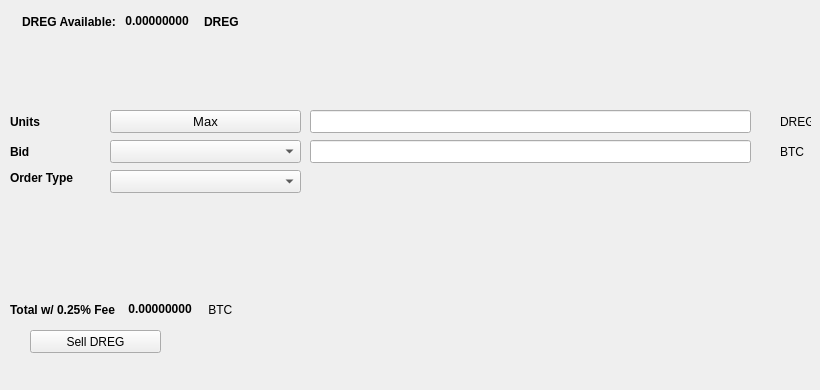
   <widget class="QWidget" name="SellTab">
    <attribute name="title">
     <string>Sell</string>
    </attribute>
    <widget class="QLabel" name="label_16">
     <property name="geometry">
      <rect>
       <x>780</x>
       <y>140</y>
       <width>31</width>
       <height>23</height>
      </rect>
     </property>
     <property name="text">
      <string>BTC</string>
     </property>
    </widget>
    <widget class="QComboBox" name="SellBidcomboBox">
     <property name="geometry">
      <rect>
       <x>110</x>
       <y>140</y>
       <width>191</width>
       <height>23</height>
      </rect>
     </property>
     <property name="font">
      <font>
       <pointsize>10</pointsize>
      </font>
     </property>
    </widget>
    <widget class="QLabel" name="label_18">
     <property name="geometry">
      <rect>
       <x>10</x>
       <y>110</y>
       <width>46</width>
       <height>23</height>
      </rect>
     </property>
     <property name="font">
      <font>
       <weight>75</weight>
       <bold>true</bold>
      </font>
     </property>
     <property name="text">
      <string>Units</string>
     </property>
    </widget>
    <widget class="QPushButton" name="Sell_Max_Amount">
     <property name="geometry">
      <rect>
       <x>110</x>
       <y>110</y>
       <width>191</width>
       <height>23</height>
      </rect>
     </property>
     <property name="font">
      <font>
       <pointsize>10</pointsize>
      </font>
     </property>
     <property name="text">
      <string>Max</string>
     </property>
    </widget>
    <widget class="QLabel" name="label_20">
     <property name="geometry">
      <rect>
       <x>10</x>
       <y>170</y>
       <width>91</width>
       <height>16</height>
      </rect>
     </property>
     <property name="font">
      <font>
       <weight>75</weight>
       <bold>true</bold>
      </font>
     </property>
     <property name="text">
      <string>Order Type</string>
     </property>
    </widget>
    <widget class="QComboBox" name="SellOrdertypeCombo">
     <property name="geometry">
      <rect>
       <x>110</x>
       <y>170</y>
       <width>191</width>
       <height>23</height>
      </rect>
     </property>
     <property name="font">
      <font>
       <pointsize>10</pointsize>
      </font>
     </property>
    </widget>
    <widget class="QLabel" name="label_21">
     <property name="geometry">
      <rect>
       <x>10</x>
       <y>140</y>
       <width>46</width>
       <height>23</height>
      </rect>
     </property>
     <property name="font">
      <font>
       <weight>75</weight>
       <bold>true</bold>
      </font>
     </property>
     <property name="text">
      <string>Bid</string>
     </property>
    </widget>
    <widget class="QLabel" name="label_22">
     <property name="geometry">
      <rect>
       <x>780</x>
       <y>110</y>
       <width>31</width>
       <height>23</height>
      </rect>
     </property>
     <property name="text">
      <string>DREG</string>
     </property>
    </widget>
    <widget class="QLineEdit" name="UnitsInputDREG">
     <property name="geometry">
      <rect>
       <x>310</x>
       <y>110</y>
       <width>441</width>
       <height>23</height>
      </rect>
     </property>
     <property name="font">
      <font>
       <pointsize>9</pointsize>
       <weight>75</weight>
       <bold>true</bold>
      </font>
     </property>
    </widget>
    <widget class="QLineEdit" name="SellBidPriceEdit">
     <property name="geometry">
      <rect>
       <x>310</x>
       <y>140</y>
       <width>441</width>
       <height>23</height>
      </rect>
     </property>
     <property name="font">
      <font>
       <pointsize>9</pointsize>
       <weight>75</weight>
       <bold>true</bold>
      </font>
     </property>
    </widget>
    <widget class="QPushButton" name="SellDREGBTN">
     <property name="geometry">
      <rect>
       <x>30</x>
       <y>330</y>
       <width>131</width>
       <height>23</height>
      </rect>
     </property>
     <property name="text">
      <string>Sell DREG</string>
     </property>
     <property name="icon">
      <iconset resource="../Dregulate">
       <normaloff>:/icons/bitcoin</normaloff>:/icons/bitcoin</iconset>
     </property>
    </widget>
    <widget class="QWidget" name="layoutWidget3">
     <property name="geometry">
      <rect>
       <x>22</x>
       <y>12</y>
       <width>258</width>
       <height>19</height>
      </rect>
     </property>
     <layout class="QHBoxLayout" name="horizontalLayout">
      <item>
       <widget class="QLabel" name="label232_2">
        <property name="font">
         <font>
          <weight>75</weight>
          <bold>true</bold>
         </font>
        </property>
        <property name="text">
         <string>DREG Available:</string>
        </property>
       </widget>
      </item>
      <item>
       <widget class="QLabel" name="DREGAvailableLabel">
        <property name="palette">
         <palette>
          <active>
           <colorrole role="WindowText">
            <brush brushstyle="SolidPattern">
             <color alpha="255">
              <red>0</red>
              <green>0</green>
              <blue>0</blue>
             </color>
            </brush>
           </colorrole>
           <colorrole role="Button">
            <brush brushstyle="SolidPattern">
             <color alpha="255">
              <red>0</red>
              <green>170</green>
              <blue>0</blue>
             </color>
            </brush>
           </colorrole>
           <colorrole role="Light">
            <brush brushstyle="SolidPattern">
             <color alpha="255">
              <red>0</red>
              <green>255</green>
              <blue>0</blue>
             </color>
            </brush>
           </colorrole>
           <colorrole role="Midlight">
            <brush brushstyle="SolidPattern">
             <color alpha="255">
              <red>0</red>
              <green>212</green>
              <blue>0</blue>
             </color>
            </brush>
           </colorrole>
           <colorrole role="Dark">
            <brush brushstyle="SolidPattern">
             <color alpha="255">
              <red>0</red>
              <green>85</green>
              <blue>0</blue>
             </color>
            </brush>
           </colorrole>
           <colorrole role="Mid">
            <brush brushstyle="SolidPattern">
             <color alpha="255">
              <red>0</red>
              <green>113</green>
              <blue>0</blue>
             </color>
            </brush>
           </colorrole>
           <colorrole role="Text">
            <brush brushstyle="SolidPattern">
             <color alpha="255">
              <red>0</red>
              <green>170</green>
              <blue>0</blue>
             </color>
            </brush>
           </colorrole>
           <colorrole role="BrightText">
            <brush brushstyle="SolidPattern">
             <color alpha="255">
              <red>255</red>
              <green>255</green>
              <blue>255</blue>
             </color>
            </brush>
           </colorrole>
           <colorrole role="ButtonText">
            <brush brushstyle="SolidPattern">
             <color alpha="255">
              <red>0</red>
              <green>0</green>
              <blue>0</blue>
             </color>
            </brush>
           </colorrole>
           <colorrole role="Base">
            <brush brushstyle="SolidPattern">
             <color alpha="255">
              <red>255</red>
              <green>255</green>
              <blue>255</blue>
             </color>
            </brush>
           </colorrole>
           <colorrole role="Window">
            <brush brushstyle="SolidPattern">
             <color alpha="255">
              <red>0</red>
              <green>170</green>
              <blue>0</blue>
             </color>
            </brush>
           </colorrole>
           <colorrole role="Shadow">
            <brush brushstyle="SolidPattern">
             <color alpha="255">
              <red>0</red>
              <green>0</green>
              <blue>0</blue>
             </color>
            </brush>
           </colorrole>
           <colorrole role="AlternateBase">
            <brush brushstyle="SolidPattern">
             <color alpha="255">
              <red>127</red>
              <green>212</green>
              <blue>127</blue>
             </color>
            </brush>
           </colorrole>
           <colorrole role="ToolTipBase">
            <brush brushstyle="SolidPattern">
             <color alpha="255">
              <red>255</red>
              <green>255</green>
              <blue>220</blue>
             </color>
            </brush>
           </colorrole>
           <colorrole role="ToolTipText">
            <brush brushstyle="SolidPattern">
             <color alpha="255">
              <red>0</red>
              <green>0</green>
              <blue>0</blue>
             </color>
            </brush>
           </colorrole>
          </active>
          <inactive>
           <colorrole role="WindowText">
            <brush brushstyle="SolidPattern">
             <color alpha="255">
              <red>0</red>
              <green>0</green>
              <blue>0</blue>
             </color>
            </brush>
           </colorrole>
           <colorrole role="Button">
            <brush brushstyle="SolidPattern">
             <color alpha="255">
              <red>0</red>
              <green>170</green>
              <blue>0</blue>
             </color>
            </brush>
           </colorrole>
           <colorrole role="Light">
            <brush brushstyle="SolidPattern">
             <color alpha="255">
              <red>0</red>
              <green>255</green>
              <blue>0</blue>
             </color>
            </brush>
           </colorrole>
           <colorrole role="Midlight">
            <brush brushstyle="SolidPattern">
             <color alpha="255">
              <red>0</red>
              <green>212</green>
              <blue>0</blue>
             </color>
            </brush>
           </colorrole>
           <colorrole role="Dark">
            <brush brushstyle="SolidPattern">
             <color alpha="255">
              <red>0</red>
              <green>85</green>
              <blue>0</blue>
             </color>
            </brush>
           </colorrole>
           <colorrole role="Mid">
            <brush brushstyle="SolidPattern">
             <color alpha="255">
              <red>0</red>
              <green>113</green>
              <blue>0</blue>
             </color>
            </brush>
           </colorrole>
           <colorrole role="Text">
            <brush brushstyle="SolidPattern">
             <color alpha="255">
              <red>0</red>
              <green>170</green>
              <blue>0</blue>
             </color>
            </brush>
           </colorrole>
           <colorrole role="BrightText">
            <brush brushstyle="SolidPattern">
             <color alpha="255">
              <red>255</red>
              <green>255</green>
              <blue>255</blue>
             </color>
            </brush>
           </colorrole>
           <colorrole role="ButtonText">
            <brush brushstyle="SolidPattern">
             <color alpha="255">
              <red>0</red>
              <green>0</green>
              <blue>0</blue>
             </color>
            </brush>
           </colorrole>
           <colorrole role="Base">
            <brush brushstyle="SolidPattern">
             <color alpha="255">
              <red>255</red>
              <green>255</green>
              <blue>255</blue>
             </color>
            </brush>
           </colorrole>
           <colorrole role="Window">
            <brush brushstyle="SolidPattern">
             <color alpha="255">
              <red>0</red>
              <green>170</green>
              <blue>0</blue>
             </color>
            </brush>
           </colorrole>
           <colorrole role="Shadow">
            <brush brushstyle="SolidPattern">
             <color alpha="255">
              <red>0</red>
              <green>0</green>
              <blue>0</blue>
             </color>
            </brush>
           </colorrole>
           <colorrole role="AlternateBase">
            <brush brushstyle="SolidPattern">
             <color alpha="255">
              <red>127</red>
              <green>212</green>
              <blue>127</blue>
             </color>
            </brush>
           </colorrole>
           <colorrole role="ToolTipBase">
            <brush brushstyle="SolidPattern">
             <color alpha="255">
              <red>255</red>
              <green>255</green>
              <blue>220</blue>
             </color>
            </brush>
           </colorrole>
           <colorrole role="ToolTipText">
            <brush brushstyle="SolidPattern">
             <color alpha="255">
              <red>0</red>
              <green>0</green>
              <blue>0</blue>
             </color>
            </brush>
           </colorrole>
          </inactive>
          <disabled>
           <colorrole role="WindowText">
            <brush brushstyle="SolidPattern">
             <color alpha="255">
              <red>0</red>
              <green>85</green>
              <blue>0</blue>
             </color>
            </brush>
           </colorrole>
           <colorrole role="Button">
            <brush brushstyle="SolidPattern">
             <color alpha="255">
              <red>0</red>
              <green>170</green>
              <blue>0</blue>
             </color>
            </brush>
           </colorrole>
           <colorrole role="Light">
            <brush brushstyle="SolidPattern">
             <color alpha="255">
              <red>0</red>
              <green>255</green>
              <blue>0</blue>
             </color>
            </brush>
           </colorrole>
           <colorrole role="Midlight">
            <brush brushstyle="SolidPattern">
             <color alpha="255">
              <red>0</red>
              <green>212</green>
              <blue>0</blue>
             </color>
            </brush>
           </colorrole>
           <colorrole role="Dark">
            <brush brushstyle="SolidPattern">
             <color alpha="255">
              <red>0</red>
              <green>85</green>
              <blue>0</blue>
             </color>
            </brush>
           </colorrole>
           <colorrole role="Mid">
            <brush brushstyle="SolidPattern">
             <color alpha="255">
              <red>0</red>
              <green>113</green>
              <blue>0</blue>
             </color>
            </brush>
           </colorrole>
           <colorrole role="Text">
            <brush brushstyle="SolidPattern">
             <color alpha="255">
              <red>0</red>
              <green>85</green>
              <blue>0</blue>
             </color>
            </brush>
           </colorrole>
           <colorrole role="BrightText">
            <brush brushstyle="SolidPattern">
             <color alpha="255">
              <red>255</red>
              <green>255</green>
              <blue>255</blue>
             </color>
            </brush>
           </colorrole>
           <colorrole role="ButtonText">
            <brush brushstyle="SolidPattern">
             <color alpha="255">
              <red>0</red>
              <green>85</green>
              <blue>0</blue>
             </color>
            </brush>
           </colorrole>
           <colorrole role="Base">
            <brush brushstyle="SolidPattern">
             <color alpha="255">
              <red>0</red>
              <green>170</green>
              <blue>0</blue>
             </color>
            </brush>
           </colorrole>
           <colorrole role="Window">
            <brush brushstyle="SolidPattern">
             <color alpha="255">
              <red>0</red>
              <green>170</green>
              <blue>0</blue>
             </color>
            </brush>
           </colorrole>
           <colorrole role="Shadow">
            <brush brushstyle="SolidPattern">
             <color alpha="255">
              <red>0</red>
              <green>0</green>
              <blue>0</blue>
             </color>
            </brush>
           </colorrole>
           <colorrole role="AlternateBase">
            <brush brushstyle="SolidPattern">
             <color alpha="255">
              <red>0</red>
              <green>170</green>
              <blue>0</blue>
             </color>
            </brush>
           </colorrole>
           <colorrole role="ToolTipBase">
            <brush brushstyle="SolidPattern">
             <color alpha="255">
              <red>255</red>
              <green>255</green>
              <blue>220</blue>
             </color>
            </brush>
           </colorrole>
           <colorrole role="ToolTipText">
            <brush brushstyle="SolidPattern">
             <color alpha="255">
              <red>0</red>
              <green>0</green>
              <blue>0</blue>
             </color>
            </brush>
           </colorrole>
          </disabled>
         </palette>
        </property>
        <property name="font">
         <font>
          <weight>75</weight>
          <bold>true</bold>
         </font>
        </property>
        <property name="text">
         <string> 0.00000000 </string>
        </property>
        <property name="textInteractionFlags">
         <set>Qt::LinksAccessibleByMouse|Qt::TextSelectableByKeyboard|Qt::TextSelectableByMouse</set>
        </property>
       </widget>
      </item>
      <item>
       <widget class="QLabel" name="labelDREG">
        <property name="font">
         <font>
          <weight>75</weight>
          <bold>true</bold>
         </font>
        </property>
        <property name="text">
         <string>DREG</string>
        </property>
       </widget>
      </item>
     </layout>
    </widget>
    <widget class="QWidget" name="layoutWidget">
     <property name="geometry">
      <rect>
       <x>10</x>
       <y>300</y>
       <width>268</width>
       <height>19</height>
      </rect>
     </property>
     <layout class="QHBoxLayout" name="horizontalLayout_2">
      <item>
       <widget class="QLabel" name="label_19">
        <property name="font">
         <font>
          <weight>75</weight>
          <bold>true</bold>
         </font>
        </property>
        <property name="text">
         <string>Total w/ 0.25% Fee </string>
        </property>
       </widget>
      </item>
      <item>
       <widget class="QLabel" name="SellCostLabel">
        <property name="palette">
         <palette>
          <active>
           <colorrole role="WindowText">
            <brush brushstyle="SolidPattern">
             <color alpha="255">
              <red>0</red>
              <green>0</green>
              <blue>0</blue>
             </color>
            </brush>
           </colorrole>
           <colorrole role="Button">
            <brush brushstyle="SolidPattern">
             <color alpha="255">
              <red>0</red>
              <green>170</green>
              <blue>0</blue>
             </color>
            </brush>
           </colorrole>
           <colorrole role="Light">
            <brush brushstyle="SolidPattern">
             <color alpha="255">
              <red>0</red>
              <green>255</green>
              <blue>0</blue>
             </color>
            </brush>
           </colorrole>
           <colorrole role="Midlight">
            <brush brushstyle="SolidPattern">
             <color alpha="255">
              <red>0</red>
              <green>212</green>
              <blue>0</blue>
             </color>
            </brush>
           </colorrole>
           <colorrole role="Dark">
            <brush brushstyle="SolidPattern">
             <color alpha="255">
              <red>0</red>
              <green>85</green>
              <blue>0</blue>
             </color>
            </brush>
           </colorrole>
           <colorrole role="Mid">
            <brush brushstyle="SolidPattern">
             <color alpha="255">
              <red>0</red>
              <green>113</green>
              <blue>0</blue>
             </color>
            </brush>
           </colorrole>
           <colorrole role="Text">
            <brush brushstyle="SolidPattern">
             <color alpha="255">
              <red>0</red>
              <green>170</green>
              <blue>0</blue>
             </color>
            </brush>
           </colorrole>
           <colorrole role="BrightText">
            <brush brushstyle="SolidPattern">
             <color alpha="255">
              <red>255</red>
              <green>255</green>
              <blue>255</blue>
             </color>
            </brush>
           </colorrole>
           <colorrole role="ButtonText">
            <brush brushstyle="SolidPattern">
             <color alpha="255">
              <red>0</red>
              <green>0</green>
              <blue>0</blue>
             </color>
            </brush>
           </colorrole>
           <colorrole role="Base">
            <brush brushstyle="SolidPattern">
             <color alpha="255">
              <red>255</red>
              <green>255</green>
              <blue>255</blue>
             </color>
            </brush>
           </colorrole>
           <colorrole role="Window">
            <brush brushstyle="SolidPattern">
             <color alpha="255">
              <red>0</red>
              <green>170</green>
              <blue>0</blue>
             </color>
            </brush>
           </colorrole>
           <colorrole role="Shadow">
            <brush brushstyle="SolidPattern">
             <color alpha="255">
              <red>0</red>
              <green>0</green>
              <blue>0</blue>
             </color>
            </brush>
           </colorrole>
           <colorrole role="AlternateBase">
            <brush brushstyle="SolidPattern">
             <color alpha="255">
              <red>127</red>
              <green>212</green>
              <blue>127</blue>
             </color>
            </brush>
           </colorrole>
           <colorrole role="ToolTipBase">
            <brush brushstyle="SolidPattern">
             <color alpha="255">
              <red>255</red>
              <green>255</green>
              <blue>220</blue>
             </color>
            </brush>
           </colorrole>
           <colorrole role="ToolTipText">
            <brush brushstyle="SolidPattern">
             <color alpha="255">
              <red>0</red>
              <green>0</green>
              <blue>0</blue>
             </color>
            </brush>
           </colorrole>
          </active>
          <inactive>
           <colorrole role="WindowText">
            <brush brushstyle="SolidPattern">
             <color alpha="255">
              <red>0</red>
              <green>0</green>
              <blue>0</blue>
             </color>
            </brush>
           </colorrole>
           <colorrole role="Button">
            <brush brushstyle="SolidPattern">
             <color alpha="255">
              <red>0</red>
              <green>170</green>
              <blue>0</blue>
             </color>
            </brush>
           </colorrole>
           <colorrole role="Light">
            <brush brushstyle="SolidPattern">
             <color alpha="255">
              <red>0</red>
              <green>255</green>
              <blue>0</blue>
             </color>
            </brush>
           </colorrole>
           <colorrole role="Midlight">
            <brush brushstyle="SolidPattern">
             <color alpha="255">
              <red>0</red>
              <green>212</green>
              <blue>0</blue>
             </color>
            </brush>
           </colorrole>
           <colorrole role="Dark">
            <brush brushstyle="SolidPattern">
             <color alpha="255">
              <red>0</red>
              <green>85</green>
              <blue>0</blue>
             </color>
            </brush>
           </colorrole>
           <colorrole role="Mid">
            <brush brushstyle="SolidPattern">
             <color alpha="255">
              <red>0</red>
              <green>113</green>
              <blue>0</blue>
             </color>
            </brush>
           </colorrole>
           <colorrole role="Text">
            <brush brushstyle="SolidPattern">
             <color alpha="255">
              <red>0</red>
              <green>170</green>
              <blue>0</blue>
             </color>
            </brush>
           </colorrole>
           <colorrole role="BrightText">
            <brush brushstyle="SolidPattern">
             <color alpha="255">
              <red>255</red>
              <green>255</green>
              <blue>255</blue>
             </color>
            </brush>
           </colorrole>
           <colorrole role="ButtonText">
            <brush brushstyle="SolidPattern">
             <color alpha="255">
              <red>0</red>
              <green>0</green>
              <blue>0</blue>
             </color>
            </brush>
           </colorrole>
           <colorrole role="Base">
            <brush brushstyle="SolidPattern">
             <color alpha="255">
              <red>255</red>
              <green>255</green>
              <blue>255</blue>
             </color>
            </brush>
           </colorrole>
           <colorrole role="Window">
            <brush brushstyle="SolidPattern">
             <color alpha="255">
              <red>0</red>
              <green>170</green>
              <blue>0</blue>
             </color>
            </brush>
           </colorrole>
           <colorrole role="Shadow">
            <brush brushstyle="SolidPattern">
             <color alpha="255">
              <red>0</red>
              <green>0</green>
              <blue>0</blue>
             </color>
            </brush>
           </colorrole>
           <colorrole role="AlternateBase">
            <brush brushstyle="SolidPattern">
             <color alpha="255">
              <red>127</red>
              <green>212</green>
              <blue>127</blue>
             </color>
            </brush>
           </colorrole>
           <colorrole role="ToolTipBase">
            <brush brushstyle="SolidPattern">
             <color alpha="255">
              <red>255</red>
              <green>255</green>
              <blue>220</blue>
             </color>
            </brush>
           </colorrole>
           <colorrole role="ToolTipText">
            <brush brushstyle="SolidPattern">
             <color alpha="255">
              <red>0</red>
              <green>0</green>
              <blue>0</blue>
             </color>
            </brush>
           </colorrole>
          </inactive>
          <disabled>
           <colorrole role="WindowText">
            <brush brushstyle="SolidPattern">
             <color alpha="255">
              <red>0</red>
              <green>85</green>
              <blue>0</blue>
             </color>
            </brush>
           </colorrole>
           <colorrole role="Button">
            <brush brushstyle="SolidPattern">
             <color alpha="255">
              <red>0</red>
              <green>170</green>
              <blue>0</blue>
             </color>
            </brush>
           </colorrole>
           <colorrole role="Light">
            <brush brushstyle="SolidPattern">
             <color alpha="255">
              <red>0</red>
              <green>255</green>
              <blue>0</blue>
             </color>
            </brush>
           </colorrole>
           <colorrole role="Midlight">
            <brush brushstyle="SolidPattern">
             <color alpha="255">
              <red>0</red>
              <green>212</green>
              <blue>0</blue>
             </color>
            </brush>
           </colorrole>
           <colorrole role="Dark">
            <brush brushstyle="SolidPattern">
             <color alpha="255">
              <red>0</red>
              <green>85</green>
              <blue>0</blue>
             </color>
            </brush>
           </colorrole>
           <colorrole role="Mid">
            <brush brushstyle="SolidPattern">
             <color alpha="255">
              <red>0</red>
              <green>113</green>
              <blue>0</blue>
             </color>
            </brush>
           </colorrole>
           <colorrole role="Text">
            <brush brushstyle="SolidPattern">
             <color alpha="255">
              <red>0</red>
              <green>85</green>
              <blue>0</blue>
             </color>
            </brush>
           </colorrole>
           <colorrole role="BrightText">
            <brush brushstyle="SolidPattern">
             <color alpha="255">
              <red>255</red>
              <green>255</green>
              <blue>255</blue>
             </color>
            </brush>
           </colorrole>
           <colorrole role="ButtonText">
            <brush brushstyle="SolidPattern">
             <color alpha="255">
              <red>0</red>
              <green>85</green>
              <blue>0</blue>
             </color>
            </brush>
           </colorrole>
           <colorrole role="Base">
            <brush brushstyle="SolidPattern">
             <color alpha="255">
              <red>0</red>
              <green>170</green>
              <blue>0</blue>
             </color>
            </brush>
           </colorrole>
           <colorrole role="Window">
            <brush brushstyle="SolidPattern">
             <color alpha="255">
              <red>0</red>
              <green>170</green>
              <blue>0</blue>
             </color>
            </brush>
           </colorrole>
           <colorrole role="Shadow">
            <brush brushstyle="SolidPattern">
             <color alpha="255">
              <red>0</red>
              <green>0</green>
              <blue>0</blue>
             </color>
            </brush>
           </colorrole>
           <colorrole role="AlternateBase">
            <brush brushstyle="SolidPattern">
             <color alpha="255">
              <red>0</red>
              <green>170</green>
              <blue>0</blue>
             </color>
            </brush>
           </colorrole>
           <colorrole role="ToolTipBase">
            <brush brushstyle="SolidPattern">
             <color alpha="255">
              <red>255</red>
              <green>255</green>
              <blue>220</blue>
             </color>
            </brush>
           </colorrole>
           <colorrole role="ToolTipText">
            <brush brushstyle="SolidPattern">
             <color alpha="255">
              <red>0</red>
              <green>0</green>
              <blue>0</blue>
             </color>
            </brush>
           </colorrole>
          </disabled>
         </palette>
        </property>
        <property name="font">
         <font>
          <weight>75</weight>
          <bold>true</bold>
         </font>
        </property>
        <property name="autoFillBackground">
         <bool>false</bool>
        </property>
        <property name="text">
         <string> 0.00000000</string>
        </property>
        <property name="textInteractionFlags">
         <set>Qt::LinksAccessibleByMouse|Qt::TextSelectableByMouse</set>
        </property>
       </widget>
      </item>
      <item>
       <widget class="QLabel" name="label_17">
        <property name="font">
         <font>
          <weight>50</weight>
          <bold>false</bold>
         </font>
        </property>
        <property name="text">
         <string> BTC</string>
        </property>
       </widget>
      </item>
     </layout>
    </widget>
    <widget class="QLabel" name="label_23">
     <property name="geometry">
      <rect>
       <x>460</x>
       <y>300</y>
       <width>281</width>
       <height>81</height>
      </rect>
     </property>
     <property name="text">
      <string/>
     </property>
     <property name="pixmap">
      <pixmap>:/images/bittrex</pixmap>
     </property>
    </widget>
   </widget>
